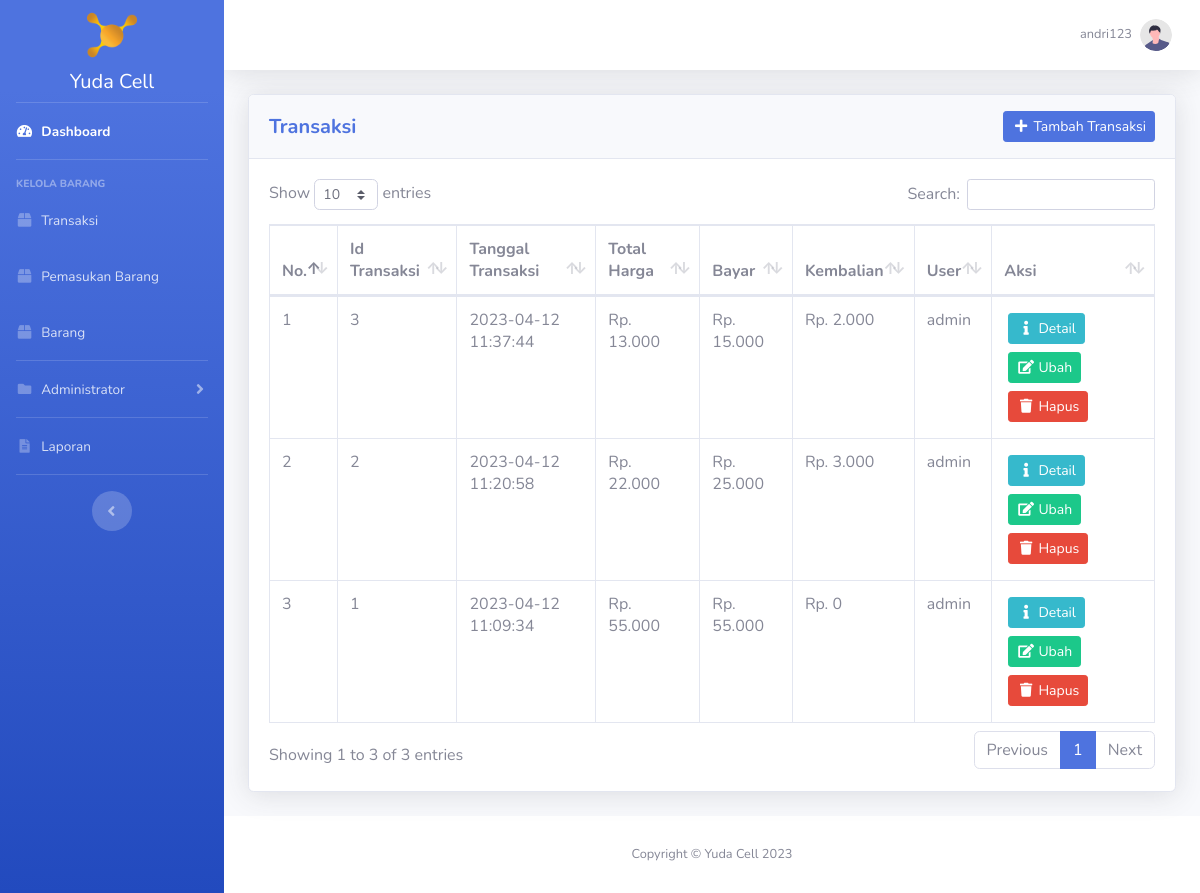
The page /transaksi/index.php (signed in) on the database its author committed.
### tables this page shows
CREATE TABLE `user` (
  `id_user` int(11) NOT NULL,
  `username` varchar(20) NOT NULL,
  `password` varchar(300) NOT NULL,
  `hak_akses` enum('administrator','operator') NOT NULL,
  `nama_lengkap` varchar(50) NOT NULL,
  `no_telp_user` varchar(20) NOT NULL
);

CREATE TABLE `transaksi` (
  `id_transaksi` int(11) NOT NULL,
  `tanggal_transaksi` datetime NOT NULL,
  `total_harga` int(11) DEFAULT NULL,
  `bayar` int(11) DEFAULT NULL,
  `kembalian` int(11) DEFAULT NULL,
  `id_user` int(11) NOT NULL
);

### transaksi/index.php (the view, shortened to what this page needs)
<?php
require_once '../koneksi.php';
$transaksi = mysqli_query($koneksi, "SELECT * FROM transaksi INNER JOIN user ON transaksi.id_user = user.id_user ORDER BY tanggal_transaksi DESC");
$id_user = htmlspecialchars($_SESSION['id_user']);
$data_profile = mysqli_fetch_assoc(mysqli_query($koneksi, "SELECT * FROM user WHERE id_user = '$id_user'"));
?>
<!DOCTYPE html>
<html lang="en">
<head>
    <?php include_once '../include/head.php'; ?>
</head>
<body id="page-top">
    <div id="wrapper">
        <?php include_once '../include/sidebar.php'; ?>
        <div id="content-wrapper" class="d-flex flex-column">
            <div id="content">
                <?php include_once '../include/topbar.php'; ?>
                <div class="container-fluid">
                    <div class="card shadow mb-4">
                        <div class="card-header py-3">
                            <div class="row">
                                <div class="col head-left">
                                    <h5 class="my-auto font-weight-bold text-primary">Transaksi</h5>
                                </div>
                                <div class="col head-right">
                                    <a href="<?= BASE_URL; ?>transaksi/tambah_transaksi.php" class="btn btn-sm btn-primary"><i class="fas fa-fw fa-plus"></i> Tambah Transaksi</a>
                                </div>
                            </div>
                        </div>
                        <div class="card-body">
                            <div class="table-responsive">
                                <table class="table table-bordered" id="dataTable" width="100%" cellspacing="0">
									<thead>
										<tr>
											<th>No.</th>
											<th>Id Transaksi</th>
											<th>Tanggal Transaksi</th>
											<th>Total Harga</th>
											<th>Bayar</th>
											<th>Kembalian</th>
											<th>User</th>
											<th>Aksi</th>
										</tr>
									</thead>
									<tbody>
										<?php $i = 1; ?>
										<?php foreach ($transaksi as $dt): ?>
											<tr>
												<td><?= $i++; ?></td>
												<td><?= $dt['id_transaksi']; ?></td>
												<td><?= $dt['tanggal_transaksi']; ?></td>
												<td>Rp. <?= str_replace(",", ".", number_format($dt['total_harga'])); ?></td>
												<td>Rp. <?= str_replace(",", ".", number_format($dt['bayar'])); ?></td>
												<td>Rp. <?= str_replace(",", ".", number_format($dt['kembalian'])); ?></td>
												<td><?= $dt['username']; ?></td>
												<td>
                                                    <?php if ($dt['bayar'] == 0): ?>
                                                        <a class="btn btn-sm btn-info m-1" href="<?= BASE_URL; ?>transaksi/detail_transaksi.php?id_transaksi=<?= $dt['id_transaksi']; ?>"><i class="fas fa-fw fa-exclamation"></i> Bayar</a>
                                                    <?php else: ?>
                                                        <a class="btn btn-sm btn-info m-1" href="<?= BASE_URL; ?>transaksi/detail_transaksi.php?id_transaksi=<?= $dt['id_transaksi']; ?>"><i class="fas fa-fw fa-info"></i> Detail</a>
                                                    <?php endif ?>
													<a class="btn btn-sm btn-success m-1" href="<?= BASE_URL; ?>transaksi/ubah_transaksi.php?id_transaksi=<?= $dt['id_transaksi']; ?>"><i class="fas fa-fw fa-edit"></i> Ubah</a>
													<a class="btn btn-sm btn-danger m-1 btn-delete" data-nama="Transaksi dengan ID Transaksi <?= $dt['id_transaksi']; ?> akan terhapus!" href="hapus_transaksi.php?id_transaksi=<?= $dt['id_transaksi']; ?>"><i class="fas fa-fw fa-trash"></i> Hapus</a>
												</td>
											</tr>
										<?php endforeach ?>
									</tbody>
								</table>
							</div>
                        </div>
                    </div>
				</div>
            </div>
            <?php include_once '../include/footer.php'; ?>
        </div>
    </div>
</body>
</html>

### include/topbar.php (shortened to what this page needs)
<nav class="navbar navbar-expand navbar-light bg-white topbar mb-4 static-top shadow">
    <ul class="navbar-nav ml-auto">
        <li class="nav-item dropdown no-arrow">
            <a class="nav-link dropdown-toggle" href="#" id="userDropdown" role="button"
                data-toggle="dropdown" aria-haspopup="true" aria-expanded="false">
                <span class="mr-2 d-none d-lg-inline text-gray-600 small"><?= $data_profile['username']; ?></span>
                <img class="img-profile rounded-circle"
                    src="<?= BASE_URL; ?>img/undraw_profile.svg">
            </a>
        </li>
    </ul>
</nav>

### css/yuda_cell.css (style rules this page uses)
html { scroll-behavior: smooth; }
.head-left { text-align: left; margin-top: auto; margin-bottom: auto; }
.head-right { text-align: right; margin-top: auto; margin-bottom: auto; }

### rows shown on the page
user: username "andri123"
transaksi: id_transaksi "3", tanggal_transaksi "2023-04-12 11:37:44", total_harga "13.000", bayar "15.000", kembalian "2.000", id_user.username "admin"
transaksi: id_transaksi "2", tanggal_transaksi "2023-04-12 11:20:58", total_harga "22.000", bayar "25.000", kembalian "3.000", id_user.username "admin"
transaksi: id_transaksi "1", tanggal_transaksi "2023-04-12 11:09:34", total_harga "55.000", bayar "55.000", kembalian "0", id_user.username "admin"
